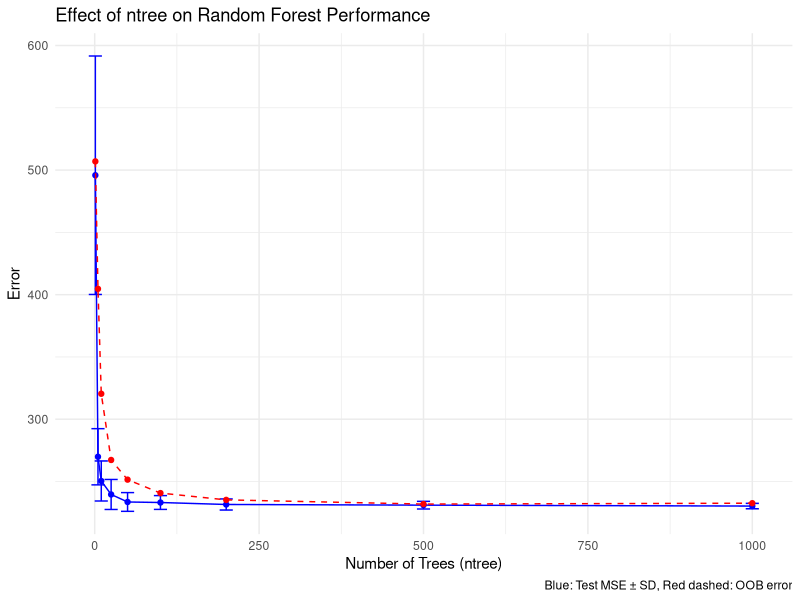
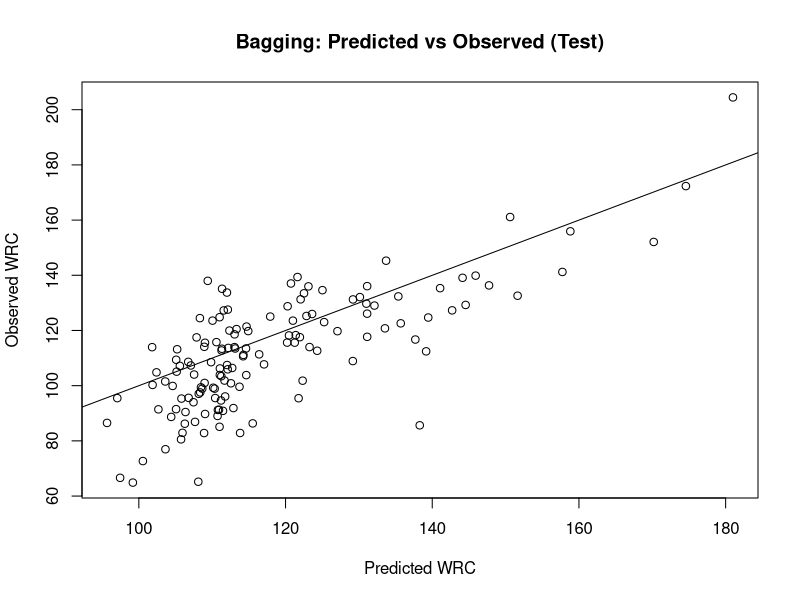
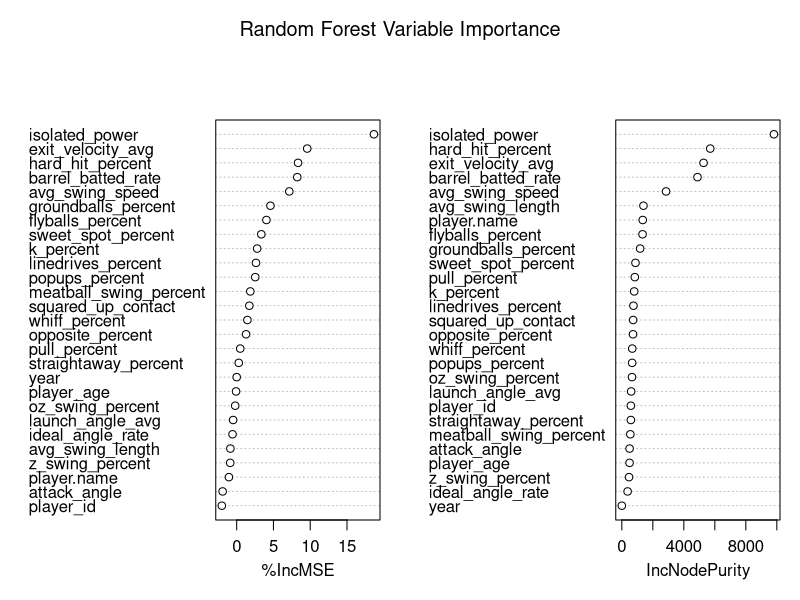
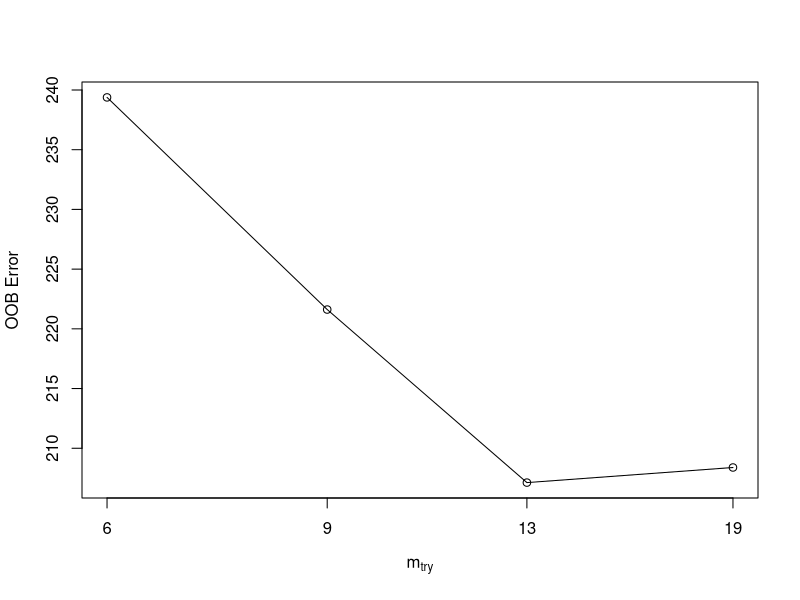
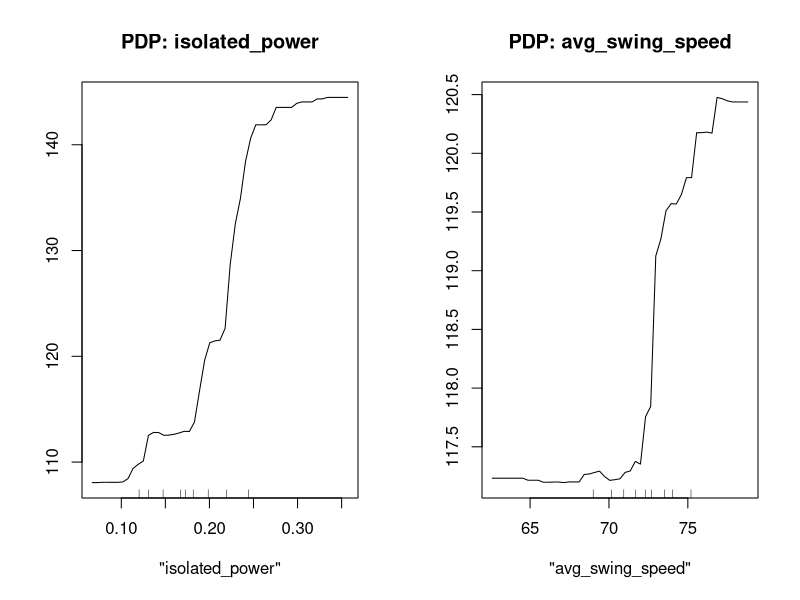

Here is the R script that generated these plots, in order:
## ---- chunk 1
knitr::opts_chunk$set(echo = TRUE)
## ---- chunk 2
library(MASS)   
library(randomForest)
library(tidyverse)

data1 <- read.csv('onlyCompleteData.csv')

set.seed(123)
train_idx <- which(data1$year == 2024)
train <- data1[train_idx, ]
test <- data1[-train_idx, ]

mtry_val <- 6
ntree_values <- c(1,5,10, 25, 50, 100, 200, 500,1000)
n_reps <- 20

results <- data.frame(ntree=integer(),seed=integer(),test_MSE=double(),OOB_error=double())

for (nt in ntree_values) { # goes through all different ntree values
  for (s in 1:n_reps) { # do many times for each ntree
    set.seed(s)
    rf_model <- randomForest(WRC. ~ ., data=train, mtry=mtry_val, ntree=nt)
    yhat.bag <- predict(rf_model, newdata=test)
    test_mse <- mean((yhat.bag - test$WRC.)^2)
    results <- rbind(results, data.frame(ntree=nt,test_MSE=test_mse,OOB_error=rf_model$mse[nt]))
  }
}

results_all <- results %>% group_by(ntree) %>%summarize(mean_test_MSE = mean(test_MSE),sd_test_MSE = sd(test_MSE),
            mean_OOB_error = mean(OOB_error),sd_OOB_error = sd(OOB_error))
## ---- chunk 3
ggplot(results_all, aes(x=ntree)) + geom_errorbar(aes(ymin=mean_test_MSE-sd_test_MSE, ymax=mean_test_MSE+sd_test_MSE),
                width=20, color="blue") +geom_line(aes(y=mean_test_MSE), color="blue") + geom_point(aes(y=mean_test_MSE), color="blue") +
  geom_line(aes(y=mean_OOB_error), color="red",linetype="dashed") +
  geom_point(aes(y=mean_OOB_error), color="red") +
  labs(title="Effect of ntree on Random Forest Performance",x="Number of Trees (ntree)",y="Error",caption="Blue: Test MSE ± SD, Red dashed: OOB error") +
  theme_minimal()

results_all
## ---- chunk 4
# Packages
library(MASS)         
library(randomForest)
library(ggplot2)


set.seed(1)
N <- nrow(data1)
train <- which(data1$year == 2024)

boston.train <- data1[train, ]
boston.test  <- data1[-train, ]

# Response vectors
y.test <- boston.test$WRC.

set.seed(1)
bag.boston <- randomForest(WRC. ~ ., data = data1,
                           subset = train, mtry = 12,
                           importance = TRUE)
bag.boston

yhat.bag <- predict(bag.boston, newdata = boston.test)

# Test MSE
mse_bag <- mean((yhat.bag - y.test)^2)
mse_bag

# Plot predicted vs observed
plot(yhat.bag, y.test,
     xlab = "Predicted WRC",
     ylab = "Observed WRC",
     main = "Bagging: Predicted vs Observed (Test)")
abline(0, 1)

set.seed(1)
rf.boston <- randomForest(WRC. ~ ., data = data1,
                          subset = train, mtry = 6,
                          importance = TRUE)

yhat.rf <- predict(rf.boston, newdata = boston.test)
mse_rf <- mean((yhat.rf - y.test)^2)
c(mse_bag = mse_bag, mse_rf = mse_rf)

importance(rf.boston)
varImpPlot(rf.boston, main = "Random Forest Variable Importance")

set.seed(2)
tune.out <- tuneRF(x = boston.train[, setdiff(names(data1), "WRC.")],
                   y = boston.train$WRC.,
                   stepFactor = 1.5,
                   improve = 0.01,
                   ntreeTry = 500,
                   trace = TRUE,
                   plot = TRUE)

# Best mtry from tuneRF (lower OOB error is better)
best.mtry <- tune.out[which.min(tune.out[, "OOBError"]), "mtry"]
best.mtry

set.seed(3)
rf.tuned <- randomForest(WRC. ~ ., data = data1,
                         subset = train, mtry = best.mtry,
                         ntree = 500, importance = TRUE)

mse_rf_tuned <- mean( (predict(rf.tuned, boston.test) - y.test)^2 )
c(mse_bag = mse_bag, mse_rf = mse_rf, mse_rf_tuned = mse_rf_tuned)

# Partial dependence plots give the marginal effect of a feature
par(mfrow = c(1, 2))
partialPlot(rf.tuned, pred.data = boston.test, x.var = "isolated_power",
            main = "PDP: isolated_power")
partialPlot(rf.tuned, pred.data = boston.test, x.var = "avg_swing_speed",
            main = "PDP: avg_swing_speed")
